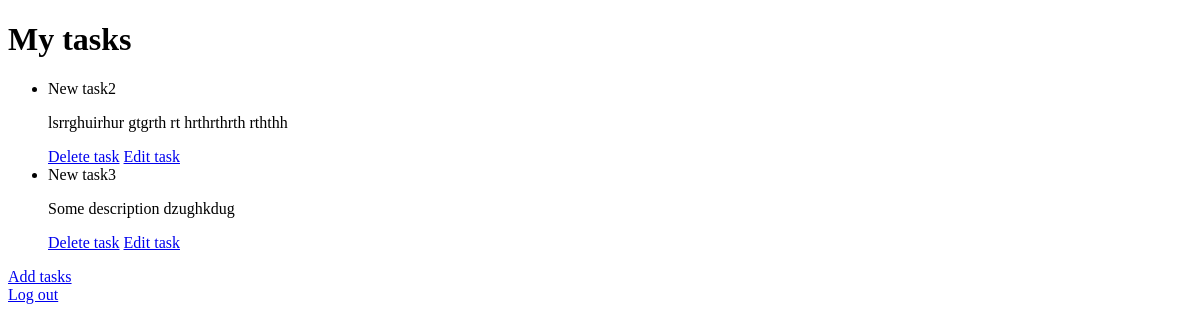
The app's page / (signed in), older data.
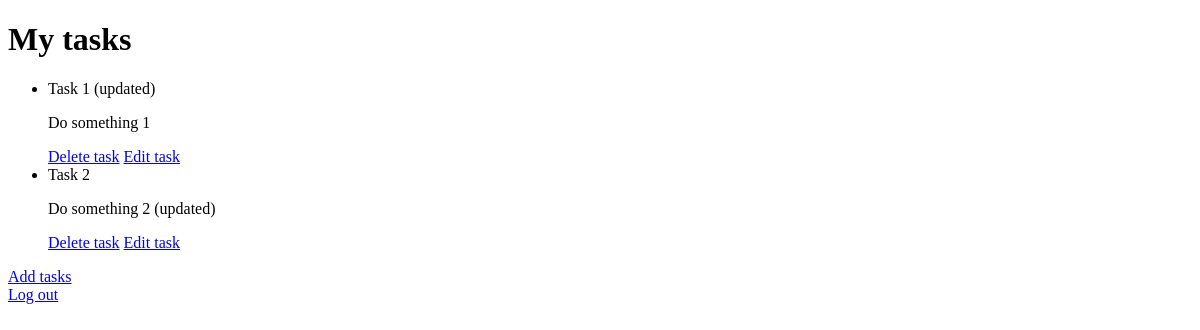
The same page, newer data.
### tasks/models.py (models this page shows)
class Task(models.Model):
    user = models.ForeignKey(User, on_delete=models.CASCADE) # Connect Task to specific user
    title = models.CharField(max_length=100)
    description = models.TextField()
    completed = models.BooleanField(default=False, null=True)
    def __str__(self):
        return self.title # Try f"{self.title}"

### tasks/views.py (the view)
# urls.py: path("", views.index, name="index"),
def index(request):
    if not request.user.is_authenticated:
        return HttpResponseRedirect(reverse("users:login"))
    tasks = Task.objects.filter(user=request.user.id) # User-specific tasks
    return render(request, "tasks/index.html", {
        "tasks": tasks
    })

### tasks/templates/tasks/index.html
{%  extends "tasks/layout.html" %}
{% block body %}
    <h1>My tasks</h1>
    <ul>
        {% for task in tasks %}
            <li>{{ task }}</li>
            <p>{{ task.description }}</p>
            <a href="{{task.id}}/delete">Delete task</a>
            <a href="{% url 'tasks:update' pk=task.pk %}">Edit task</a>
        {% endfor %}
    </ul>
    <a href="{% url 'tasks:add' %}">Add tasks</a><br>
    <a href="{% url 'users:logout' %}">Log out</a>
{% endblock %}

### tasks/templates/tasks/layout.html (shortened to what this page needs)
<!DOCTYPE html>
<html lang="en">
<head>
</head>
<body>
    {% block body %}
    {% endblock %}
</body>
</html>

Row changes from the older to the newer data that the page shows:
removed Task: title "New task2", description "lsrrghuirhur gtgrth rt hrthrthrth rththh"
removed Task: title "New task3", description "Some description dzughkdug"
added Task: title "Task 1 (updated)", description "Do something 1"
added Task: title "Task 2", description "Do something 2 (updated)"
